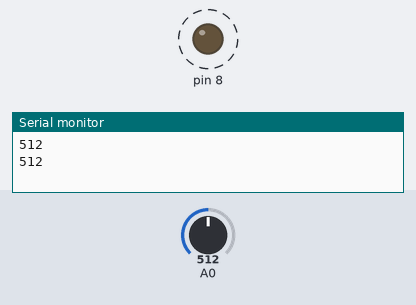
Recording of a sketch running on a simulated Arduino Uno, built with avr-gcc and run on an emulated ATmega328P. On the bench: output pins drawn as LEDs (lit = HIGH), the last lines printed to the serial monitor. Dashed ring = blinking. Inputs (shaded band) come from the test bench; at power-on: A0 = 512.

Above: at 1.8 s.
1.9 s: A0 set to 92
3.6 s: A0 set to 78
At 4.2 s:
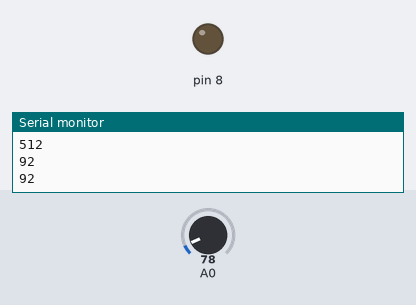
5.1 s: A0 set to 95
At 5.7 s:
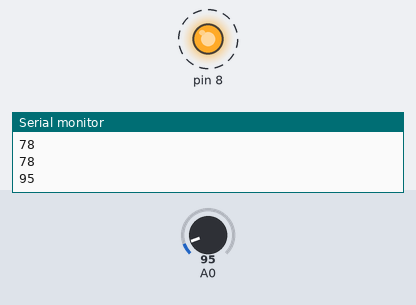
9.3 s: A0 set to 75
At 9.8 s:
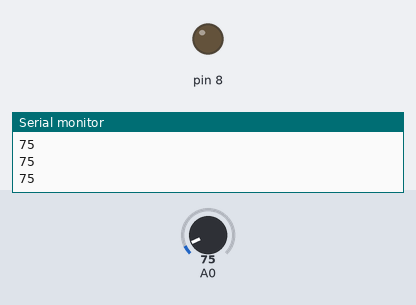
Timing chart, 0 to 11.8 s (numbered marks = the images above; inputs shaded):
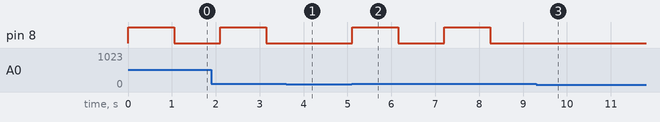

Measured:
- the behaviour switches between 86 and 85 on A0 (found by bisection; images 0 and 1)
- after the input at 3.6 s, pin 8: stays LOW (without the input it goes to HIGH after 0.60 s)
- after the input at 5.1 s, pin 8: alternates HIGH for 1.1 s and LOW for 1.1 s, starting at once
- after the input at 9.3 s, pin 8: stays LOW (without the input it goes to HIGH after 0.01 s)

The sketch:

soundDecect0r.ino
```cpp
void setup() {
  pinMode(A0, INPUT);
  pinMode(8, OUTPUT);
  Serial.begin(9600);
}
int ledState = LOW;

void loop() {
  int soundLevel = analogRead(A0);
  Serial.println(soundLevel);
  if (soundLevel > 85){
    // clap detected
    // checking if LED is currently off
    if(ledState == LOW){
      // since it is off, turn on
      ledState = HIGH;
    }
    else {
      ledState = LOW;
    }
    digitalWrite(8, ledState);
    delay(1000);
  }


  delay(50);

}
//#CHOW CHOW ARE CUTE
```
